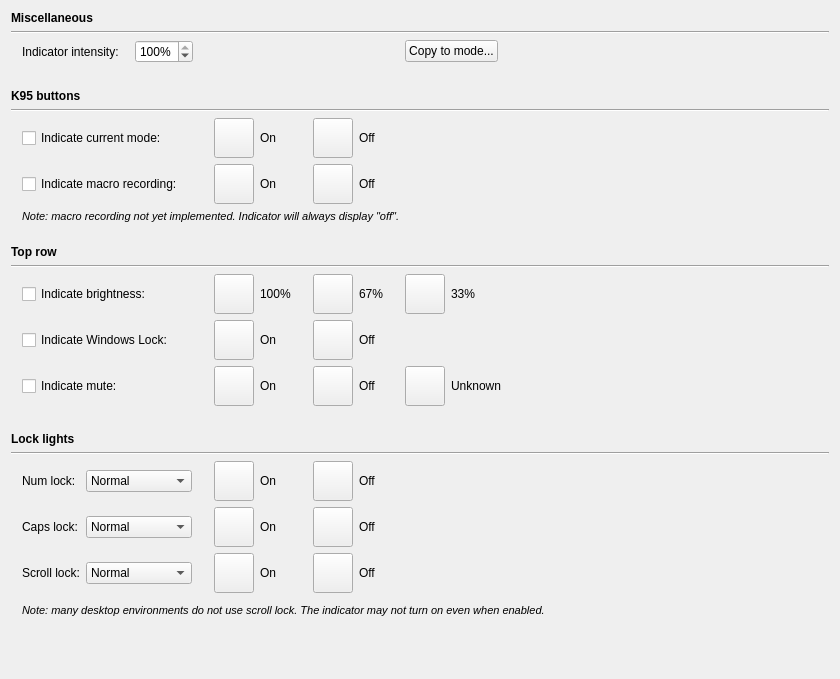
<?xml version="1.0" encoding="UTF-8"?>
<ui version="4.0">
 <class>KPerfWidget</class>
 <widget class="QWidget" name="KPerfWidget">
  <property name="geometry">
   <rect>
    <x>0</x>
    <y>0</y>
    <width>840</width>
    <height>679</height>
   </rect>
  </property>
  <property name="windowTitle">
   <string>Form</string>
  </property>
  <layout class="QGridLayout" name="gridLayout">
   <item row="12" column="4">
    <widget class="QWidget" name="k95Spacer" native="true">
     <property name="sizePolicy">
      <sizepolicy hsizetype="Fixed" vsizetype="Fixed">
       <horstretch>0</horstretch>
       <verstretch>0</verstretch>
      </sizepolicy>
     </property>
     <property name="minimumSize">
      <size>
       <width>15</width>
       <height>10</height>
      </size>
     </property>
     <property name="maximumSize">
      <size>
       <width>15</width>
       <height>10</height>
      </size>
     </property>
    </widget>
   </item>
   <item row="15" column="5">
    <widget class="QLabel" name="label_10">
     <property name="text">
      <string>100%</string>
     </property>
    </widget>
   </item>
   <item row="16" column="7">
    <widget class="ColorButton" name="lockColorOff">
     <property name="sizePolicy">
      <sizepolicy hsizetype="Fixed" vsizetype="Fixed">
       <horstretch>0</horstretch>
       <verstretch>0</verstretch>
      </sizepolicy>
     </property>
     <property name="minimumSize">
      <size>
       <width>0</width>
       <height>40</height>
      </size>
     </property>
     <property name="maximumSize">
      <size>
       <width>16777215</width>
       <height>40</height>
      </size>
     </property>
     <property name="text">
      <string/>
     </property>
    </widget>
   </item>
   <item row="2" column="0" colspan="13">
    <widget class="Line" name="line">
     <property name="orientation">
      <enum>Qt::Horizontal</enum>
     </property>
    </widget>
   </item>
   <item row="17" column="6">
    <spacer name="horizontalSpacer_5">
     <property name="orientation">
      <enum>Qt::Horizontal</enum>
     </property>
     <property name="sizeType">
      <enum>QSizePolicy::Fixed</enum>
     </property>
     <property name="sizeHint" stdset="0">
      <size>
       <width>10</width>
       <height>20</height>
      </size>
     </property>
    </spacer>
   </item>
   <item row="9" column="5">
    <widget class="QLabel" name="k95Label2">
     <property name="text">
      <string>On</string>
     </property>
    </widget>
   </item>
   <item row="17" column="5">
    <widget class="QLabel" name="label_12">
     <property name="text">
      <string>On</string>
     </property>
    </widget>
   </item>
   <item row="9" column="7">
    <widget class="ColorButton" name="modeColorOff">
     <property name="sizePolicy">
      <sizepolicy hsizetype="Fixed" vsizetype="Fixed">
       <horstretch>0</horstretch>
       <verstretch>0</verstretch>
      </sizepolicy>
     </property>
     <property name="minimumSize">
      <size>
       <width>0</width>
       <height>40</height>
      </size>
     </property>
     <property name="maximumSize">
      <size>
       <width>16777215</width>
       <height>40</height>
      </size>
     </property>
     <property name="text">
      <string/>
     </property>
    </widget>
   </item>
   <item row="15" column="4">
    <widget class="ColorButton" name="lightColor3">
     <property name="sizePolicy">
      <sizepolicy hsizetype="Fixed" vsizetype="Fixed">
       <horstretch>0</horstretch>
       <verstretch>0</verstretch>
      </sizepolicy>
     </property>
     <property name="minimumSize">
      <size>
       <width>0</width>
       <height>40</height>
      </size>
     </property>
     <property name="maximumSize">
      <size>
       <width>16777215</width>
       <height>40</height>
      </size>
     </property>
     <property name="text">
      <string/>
     </property>
    </widget>
   </item>
   <item row="15" column="12">
    <spacer name="horizontalSpacer">
     <property name="orientation">
      <enum>Qt::Horizontal</enum>
     </property>
     <property name="sizeHint" stdset="0">
      <size>
       <width>40</width>
       <height>20</height>
      </size>
     </property>
    </spacer>
   </item>
   <item row="16" column="1" colspan="2">
    <widget class="QCheckBox" name="lockBox">
     <property name="text">
      <string>Indicate Windows Lock:</string>
     </property>
    </widget>
   </item>
   <item row="9" column="4">
    <widget class="ColorButton" name="modeColorOn">
     <property name="sizePolicy">
      <sizepolicy hsizetype="Fixed" vsizetype="Fixed">
       <horstretch>0</horstretch>
       <verstretch>0</verstretch>
      </sizepolicy>
     </property>
     <property name="minimumSize">
      <size>
       <width>0</width>
       <height>40</height>
      </size>
     </property>
     <property name="maximumSize">
      <size>
       <width>16777215</width>
       <height>40</height>
      </size>
     </property>
     <property name="text">
      <string/>
     </property>
    </widget>
   </item>
   <item row="10" column="1" colspan="2">
    <widget class="QCheckBox" name="macroBox">
     <property name="text">
      <string>Indicate macro recording:</string>
     </property>
    </widget>
   </item>
   <item row="21" column="4">
    <widget class="ColorButton" name="numColorOn">
     <property name="sizePolicy">
      <sizepolicy hsizetype="Fixed" vsizetype="Fixed">
       <horstretch>0</horstretch>
       <verstretch>0</verstretch>
      </sizepolicy>
     </property>
     <property name="minimumSize">
      <size>
       <width>0</width>
       <height>40</height>
      </size>
     </property>
     <property name="maximumSize">
      <size>
       <width>16777215</width>
       <height>40</height>
      </size>
     </property>
     <property name="text">
      <string/>
     </property>
    </widget>
   </item>
   <item row="21" column="2">
    <widget class="QComboBox" name="numBox">
     <item>
      <property name="text">
       <string>Normal</string>
      </property>
     </item>
     <item>
      <property name="text">
       <string>Always on</string>
      </property>
     </item>
     <item>
      <property name="text">
       <string>Always off</string>
      </property>
     </item>
     <item>
      <property name="text">
       <string>RGB indicator</string>
      </property>
     </item>
     <item>
      <property name="text">
       <string>RGB + normal</string>
      </property>
     </item>
    </widget>
   </item>
   <item row="21" column="1">
    <widget class="QLabel" name="label_5">
     <property name="text">
      <string>Num lock:</string>
     </property>
    </widget>
   </item>
   <item row="4" column="1">
    <spacer name="verticalSpacer_2">
     <property name="orientation">
      <enum>Qt::Vertical</enum>
     </property>
     <property name="sizeType">
      <enum>QSizePolicy::Fixed</enum>
     </property>
     <property name="sizeHint" stdset="0">
      <size>
       <width>20</width>
       <height>20</height>
      </size>
     </property>
    </spacer>
   </item>
   <item row="15" column="7">
    <widget class="ColorButton" name="lightColor2">
     <property name="sizePolicy">
      <sizepolicy hsizetype="Fixed" vsizetype="Fixed">
       <horstretch>0</horstretch>
       <verstretch>0</verstretch>
      </sizepolicy>
     </property>
     <property name="minimumSize">
      <size>
       <width>0</width>
       <height>40</height>
      </size>
     </property>
     <property name="maximumSize">
      <size>
       <width>16777215</width>
       <height>40</height>
      </size>
     </property>
     <property name="text">
      <string/>
     </property>
    </widget>
   </item>
   <item row="17" column="3">
    <spacer name="horizontalSpacer_7">
     <property name="orientation">
      <enum>Qt::Horizontal</enum>
     </property>
     <property name="sizeType">
      <enum>QSizePolicy::Fixed</enum>
     </property>
     <property name="sizeHint" stdset="0">
      <size>
       <width>10</width>
       <height>20</height>
      </size>
     </property>
    </spacer>
   </item>
   <item row="25" column="1" colspan="12">
    <widget class="QLabel" name="label_8">
     <property name="font">
      <font>
       <pointsize>8</pointsize>
       <italic>true</italic>
      </font>
     </property>
     <property name="text">
      <string>Note: many desktop environments do not use scroll lock. The indicator may not turn on even when enabled.</string>
     </property>
    </widget>
   </item>
   <item row="15" column="1" colspan="2">
    <widget class="QCheckBox" name="lightBox">
     <property name="text">
      <string>Indicate brightness:</string>
     </property>
    </widget>
   </item>
   <item row="15" column="10">
    <widget class="ColorButton" name="lightColor1">
     <property name="sizePolicy">
      <sizepolicy hsizetype="Fixed" vsizetype="Fixed">
       <horstretch>0</horstretch>
       <verstretch>0</verstretch>
      </sizepolicy>
     </property>
     <property name="minimumSize">
      <size>
       <width>0</width>
       <height>40</height>
      </size>
     </property>
     <property name="maximumSize">
      <size>
       <width>16777215</width>
       <height>40</height>
      </size>
     </property>
     <property name="text">
      <string/>
     </property>
    </widget>
   </item>
   <item row="24" column="4">
    <spacer name="verticalSpacer_4">
     <property name="orientation">
      <enum>Qt::Vertical</enum>
     </property>
     <property name="sizeType">
      <enum>QSizePolicy::Fixed</enum>
     </property>
     <property name="sizeHint" stdset="0">
      <size>
       <width>0</width>
       <height>5</height>
      </size>
     </property>
    </spacer>
   </item>
   <item row="22" column="1">
    <widget class="QLabel" name="label_6">
     <property name="text">
      <string>Caps lock:</string>
     </property>
    </widget>
   </item>
   <item row="1" column="0" colspan="13">
    <widget class="QLabel" name="label">
     <property name="font">
      <font>
       <weight>75</weight>
       <bold>true</bold>
      </font>
     </property>
     <property name="text">
      <string>Miscellaneous</string>
     </property>
    </widget>
   </item>
   <item row="17" column="9">
    <spacer name="horizontalSpacer_6">
     <property name="orientation">
      <enum>Qt::Horizontal</enum>
     </property>
     <property name="sizeType">
      <enum>QSizePolicy::Fixed</enum>
     </property>
     <property name="sizeHint" stdset="0">
      <size>
       <width>10</width>
       <height>20</height>
      </size>
     </property>
    </spacer>
   </item>
   <item row="16" column="4">
    <widget class="ColorButton" name="lockColorOn">
     <property name="sizePolicy">
      <sizepolicy hsizetype="Fixed" vsizetype="Fixed">
       <horstretch>0</horstretch>
       <verstretch>0</verstretch>
      </sizepolicy>
     </property>
     <property name="minimumSize">
      <size>
       <width>0</width>
       <height>40</height>
      </size>
     </property>
     <property name="maximumSize">
      <size>
       <width>16777215</width>
       <height>40</height>
      </size>
     </property>
     <property name="text">
      <string/>
     </property>
    </widget>
   </item>
   <item row="19" column="0" colspan="13">
    <widget class="QLabel" name="label_4">
     <property name="font">
      <font>
       <weight>75</weight>
       <bold>true</bold>
      </font>
     </property>
     <property name="text">
      <string>Lock lights</string>
     </property>
    </widget>
   </item>
   <item row="26" column="2">
    <spacer name="verticalSpacer">
     <property name="orientation">
      <enum>Qt::Vertical</enum>
     </property>
     <property name="sizeHint" stdset="0">
      <size>
       <width>20</width>
       <height>40</height>
      </size>
     </property>
    </spacer>
   </item>
   <item row="18" column="4">
    <spacer name="verticalSpacer_3">
     <property name="orientation">
      <enum>Qt::Vertical</enum>
     </property>
     <property name="sizeType">
      <enum>QSizePolicy::Fixed</enum>
     </property>
     <property name="sizeHint" stdset="0">
      <size>
       <width>20</width>
       <height>20</height>
      </size>
     </property>
    </spacer>
   </item>
   <item row="9" column="1" colspan="2">
    <widget class="QCheckBox" name="modeBox">
     <property name="text">
      <string>Indicate current mode:</string>
     </property>
    </widget>
   </item>
   <item row="22" column="7">
    <widget class="ColorButton" name="capsColorOff">
     <property name="sizePolicy">
      <sizepolicy hsizetype="Fixed" vsizetype="Fixed">
       <horstretch>0</horstretch>
       <verstretch>0</verstretch>
      </sizepolicy>
     </property>
     <property name="minimumSize">
      <size>
       <width>0</width>
       <height>40</height>
      </size>
     </property>
     <property name="maximumSize">
      <size>
       <width>16777215</width>
       <height>40</height>
      </size>
     </property>
     <property name="text">
      <string/>
     </property>
    </widget>
   </item>
   <item row="21" column="7">
    <widget class="ColorButton" name="numColorOff">
     <property name="sizePolicy">
      <sizepolicy hsizetype="Fixed" vsizetype="Fixed">
       <horstretch>0</horstretch>
       <verstretch>40</verstretch>
      </sizepolicy>
     </property>
     <property name="maximumSize">
      <size>
       <width>16777215</width>
       <height>40</height>
      </size>
     </property>
     <property name="text">
      <string/>
     </property>
    </widget>
   </item>
   <item row="22" column="4">
    <widget class="ColorButton" name="capsColorOn">
     <property name="sizePolicy">
      <sizepolicy hsizetype="Fixed" vsizetype="Fixed">
       <horstretch>0</horstretch>
       <verstretch>0</verstretch>
      </sizepolicy>
     </property>
     <property name="minimumSize">
      <size>
       <width>0</width>
       <height>40</height>
      </size>
     </property>
     <property name="maximumSize">
      <size>
       <width>16777215</width>
       <height>40</height>
      </size>
     </property>
     <property name="text">
      <string/>
     </property>
    </widget>
   </item>
   <item row="20" column="0" colspan="13">
    <widget class="Line" name="line_3">
     <property name="orientation">
      <enum>Qt::Horizontal</enum>
     </property>
    </widget>
   </item>
   <item row="21" column="8">
    <widget class="QLabel" name="label_22">
     <property name="text">
      <string>Off</string>
     </property>
    </widget>
   </item>
   <item row="23" column="2">
    <widget class="QComboBox" name="scrollBox">
     <item>
      <property name="text">
       <string>Normal</string>
      </property>
     </item>
     <item>
      <property name="text">
       <string>Always on</string>
      </property>
     </item>
     <item>
      <property name="text">
       <string>Always off</string>
      </property>
     </item>
     <item>
      <property name="text">
       <string>RGB indicator</string>
      </property>
     </item>
     <item>
      <property name="text">
       <string>RGB + normal</string>
      </property>
     </item>
    </widget>
   </item>
   <item row="23" column="1">
    <widget class="QLabel" name="label_7">
     <property name="text">
      <string>Scroll lock:</string>
     </property>
    </widget>
   </item>
   <item row="23" column="4">
    <widget class="ColorButton" name="scrollColorOn">
     <property name="sizePolicy">
      <sizepolicy hsizetype="Fixed" vsizetype="Fixed">
       <horstretch>0</horstretch>
       <verstretch>0</verstretch>
      </sizepolicy>
     </property>
     <property name="minimumSize">
      <size>
       <width>0</width>
       <height>40</height>
      </size>
     </property>
     <property name="maximumSize">
      <size>
       <width>16777215</width>
       <height>40</height>
      </size>
     </property>
     <property name="text">
      <string/>
     </property>
    </widget>
   </item>
   <item row="22" column="2">
    <widget class="QComboBox" name="capsBox">
     <item>
      <property name="text">
       <string>Normal</string>
      </property>
     </item>
     <item>
      <property name="text">
       <string>Always on</string>
      </property>
     </item>
     <item>
      <property name="text">
       <string>Always off</string>
      </property>
     </item>
     <item>
      <property name="text">
       <string>RGB indicator</string>
      </property>
     </item>
     <item>
      <property name="text">
       <string>RGB + normal</string>
      </property>
     </item>
    </widget>
   </item>
   <item row="23" column="7">
    <widget class="ColorButton" name="scrollColorOff">
     <property name="sizePolicy">
      <sizepolicy hsizetype="Fixed" vsizetype="Fixed">
       <horstretch>0</horstretch>
       <verstretch>0</verstretch>
      </sizepolicy>
     </property>
     <property name="minimumSize">
      <size>
       <width>0</width>
       <height>40</height>
      </size>
     </property>
     <property name="maximumSize">
      <size>
       <width>16777215</width>
       <height>40</height>
      </size>
     </property>
     <property name="text">
      <string/>
     </property>
    </widget>
   </item>
   <item row="17" column="1" colspan="2">
    <widget class="QCheckBox" name="muteBox">
     <property name="text">
      <string>Indicate mute:</string>
     </property>
    </widget>
   </item>
   <item row="17" column="4">
    <widget class="ColorButton" name="muteColorOn">
     <property name="sizePolicy">
      <sizepolicy hsizetype="Fixed" vsizetype="Fixed">
       <horstretch>0</horstretch>
       <verstretch>0</verstretch>
      </sizepolicy>
     </property>
     <property name="minimumSize">
      <size>
       <width>0</width>
       <height>40</height>
      </size>
     </property>
     <property name="maximumSize">
      <size>
       <width>16777215</width>
       <height>40</height>
      </size>
     </property>
     <property name="text">
      <string/>
     </property>
    </widget>
   </item>
   <item row="10" column="7">
    <widget class="ColorButton" name="macroColorOff">
     <property name="sizePolicy">
      <sizepolicy hsizetype="Minimum" vsizetype="Fixed">
       <horstretch>0</horstretch>
       <verstretch>40</verstretch>
      </sizepolicy>
     </property>
     <property name="minimumSize">
      <size>
       <width>0</width>
       <height>40</height>
      </size>
     </property>
     <property name="text">
      <string/>
     </property>
    </widget>
   </item>
   <item row="13" column="0" colspan="3">
    <widget class="QLabel" name="label_3">
     <property name="font">
      <font>
       <weight>75</weight>
       <bold>true</bold>
      </font>
     </property>
     <property name="text">
      <string>Top row</string>
     </property>
    </widget>
   </item>
   <item row="17" column="7">
    <widget class="ColorButton" name="muteColorOff">
     <property name="sizePolicy">
      <sizepolicy hsizetype="Fixed" vsizetype="Fixed">
       <horstretch>0</horstretch>
       <verstretch>0</verstretch>
      </sizepolicy>
     </property>
     <property name="minimumSize">
      <size>
       <width>0</width>
       <height>40</height>
      </size>
     </property>
     <property name="maximumSize">
      <size>
       <width>16777215</width>
       <height>40</height>
      </size>
     </property>
     <property name="text">
      <string/>
     </property>
    </widget>
   </item>
   <item row="9" column="8">
    <widget class="QLabel" name="k95Label3">
     <property name="text">
      <string>Off</string>
     </property>
    </widget>
   </item>
   <item row="10" column="4">
    <widget class="ColorButton" name="macroColorOn">
     <property name="sizePolicy">
      <sizepolicy hsizetype="Minimum" vsizetype="Fixed">
       <horstretch>0</horstretch>
       <verstretch>40</verstretch>
      </sizepolicy>
     </property>
     <property name="minimumSize">
      <size>
       <width>0</width>
       <height>40</height>
      </size>
     </property>
     <property name="text">
      <string/>
     </property>
    </widget>
   </item>
   <item row="17" column="10">
    <widget class="ColorButton" name="muteColorNA">
     <property name="minimumSize">
      <size>
       <width>0</width>
       <height>40</height>
      </size>
     </property>
     <property name="maximumSize">
      <size>
       <width>16777215</width>
       <height>40</height>
      </size>
     </property>
     <property name="toolTip">
      <string>If the sound device does not support muting, or if mute status is unknown, this color will be displayed.</string>
     </property>
     <property name="text">
      <string/>
     </property>
    </widget>
   </item>
   <item row="21" column="5">
    <widget class="QLabel" name="label_19">
     <property name="text">
      <string>On</string>
     </property>
    </widget>
   </item>
   <item row="8" column="0" colspan="13">
    <widget class="Line" name="k95Line">
     <property name="orientation">
      <enum>Qt::Horizontal</enum>
     </property>
    </widget>
   </item>
   <item row="23" column="5">
    <widget class="QLabel" name="label_21">
     <property name="text">
      <string>On</string>
     </property>
    </widget>
   </item>
   <item row="23" column="8">
    <widget class="QLabel" name="label_24">
     <property name="text">
      <string>Off</string>
     </property>
    </widget>
   </item>
   <item row="22" column="5">
    <widget class="QLabel" name="label_20">
     <property name="text">
      <string>On</string>
     </property>
    </widget>
   </item>
   <item row="15" column="8">
    <widget class="QLabel" name="label_16">
     <property name="text">
      <string>67%</string>
     </property>
    </widget>
   </item>
   <item row="17" column="8">
    <widget class="QLabel" name="label_14">
     <property name="text">
      <string>Off</string>
     </property>
    </widget>
   </item>
   <item row="15" column="11">
    <widget class="QLabel" name="label_18">
     <property name="text">
      <string>33%</string>
     </property>
    </widget>
   </item>
   <item row="15" column="0">
    <spacer name="horizontalSpacer_2">
     <property name="orientation">
      <enum>Qt::Horizontal</enum>
     </property>
     <property name="sizeType">
      <enum>QSizePolicy::Fixed</enum>
     </property>
     <property name="sizeHint" stdset="0">
      <size>
       <width>5</width>
       <height>20</height>
      </size>
     </property>
    </spacer>
   </item>
   <item row="16" column="8">
    <widget class="QLabel" name="label_15">
     <property name="text">
      <string>Off</string>
     </property>
    </widget>
   </item>
   <item row="10" column="5">
    <widget class="QLabel" name="k95Label4">
     <property name="text">
      <string>On</string>
     </property>
    </widget>
   </item>
   <item row="17" column="11">
    <widget class="QLabel" name="label_17">
     <property name="text">
      <string>Unknown</string>
     </property>
    </widget>
   </item>
   <item row="16" column="5">
    <widget class="QLabel" name="label_11">
     <property name="text">
      <string>On</string>
     </property>
    </widget>
   </item>
   <item row="22" column="8">
    <widget class="QLabel" name="label_23">
     <property name="text">
      <string>Off</string>
     </property>
    </widget>
   </item>
   <item row="7" column="0" colspan="5">
    <widget class="QLabel" name="k95Label1">
     <property name="font">
      <font>
       <weight>75</weight>
       <bold>true</bold>
      </font>
     </property>
     <property name="text">
      <string>K95 buttons</string>
     </property>
    </widget>
   </item>
   <item row="3" column="10" colspan="3">
    <layout class="QHBoxLayout" name="horizontalLayout_2">
     <item>
      <widget class="QPushButton" name="copyButton">
       <property name="text">
        <string>Copy to mode...</string>
       </property>
      </widget>
     </item>
     <item>
      <spacer name="horizontalSpacer_8">
       <property name="orientation">
        <enum>Qt::Horizontal</enum>
       </property>
       <property name="sizeHint" stdset="0">
        <size>
         <width>40</width>
         <height>20</height>
        </size>
       </property>
      </spacer>
     </item>
    </layout>
   </item>
   <item row="3" column="1" colspan="9">
    <layout class="QHBoxLayout" name="horizontalLayout">
     <item>
      <widget class="QLabel" name="label_2">
       <property name="text">
        <string>Indicator intensity:</string>
       </property>
      </widget>
     </item>
     <item>
      <spacer name="horizontalSpacer_4">
       <property name="orientation">
        <enum>Qt::Horizontal</enum>
       </property>
       <property name="sizeType">
        <enum>QSizePolicy::Fixed</enum>
       </property>
       <property name="sizeHint" stdset="0">
        <size>
         <width>10</width>
         <height>20</height>
        </size>
       </property>
      </spacer>
     </item>
     <item>
      <widget class="QSpinBox" name="intensityBox">
       <property name="suffix">
        <string>%</string>
       </property>
       <property name="maximum">
        <number>100</number>
       </property>
       <property name="value">
        <number>100</number>
       </property>
      </widget>
     </item>
     <item>
      <spacer name="horizontalSpacer_3">
       <property name="orientation">
        <enum>Qt::Horizontal</enum>
       </property>
       <property name="sizeHint" stdset="0">
        <size>
         <width>40</width>
         <height>20</height>
        </size>
       </property>
      </spacer>
     </item>
    </layout>
   </item>
   <item row="10" column="8">
    <widget class="QLabel" name="k95Label5">
     <property name="text">
      <string>Off</string>
     </property>
    </widget>
   </item>
   <item row="14" column="0" colspan="13">
    <widget class="Line" name="line_2">
     <property name="orientation">
      <enum>Qt::Horizontal</enum>
     </property>
    </widget>
   </item>
   <item row="11" column="1" colspan="10">
    <widget class="QLabel" name="k95Label6">
     <property name="font">
      <font>
       <pointsize>8</pointsize>
       <italic>true</italic>
      </font>
     </property>
     <property name="text">
      <string>Note: macro recording not yet implemented. Indicator will always display &quot;off&quot;.</string>
     </property>
    </widget>
   </item>
  </layout>
 </widget>
 <customwidgets>
  <customwidget>
   <class>ColorButton</class>
   <extends>QPushButton</extends>
   <header location="global">colorbutton.h</header>
  </customwidget>
 </customwidgets>
 <resources/>
 <connections/>
</ui>
